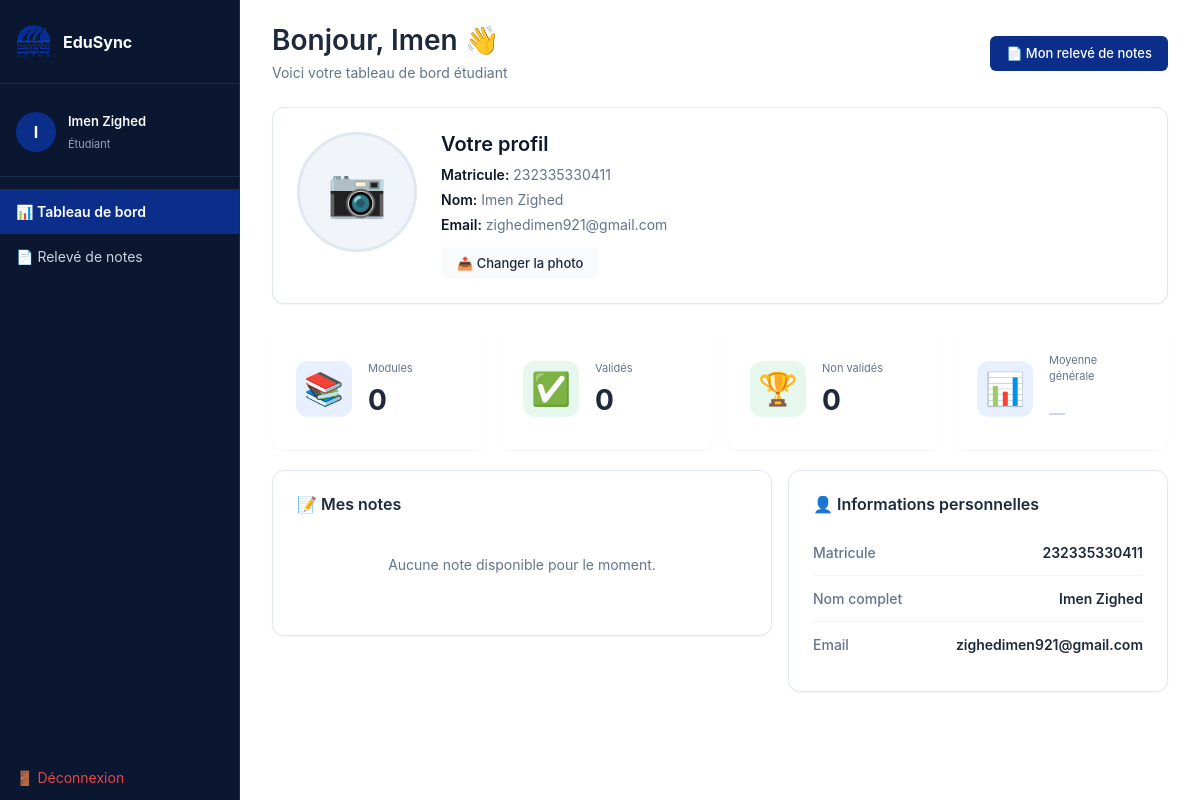
The page /student/dashboard.php (signed in) on the database its author committed.
### tables this page shows
CREATE TABLE IF NOT EXISTS students (
    id          INT AUTO_INCREMENT PRIMARY KEY,
    last_name             VARCHAR(80)  NOT NULL,
    first_name            VARCHAR(80)  NOT NULL,
    email                 VARCHAR(120) NOT NULL UNIQUE,
    profile_image         VARCHAR(255) DEFAULT NULL,
    student_number        VARCHAR(20)  NOT NULL UNIQUE,
    birth_date            DATE,
    password_hash         VARCHAR(255) NOT NULL,
    must_change_password  TINYINT(1)   NOT NULL DEFAULT 1,
    last_login            DATETIME DEFAULT NULL,
    last_activity         DATETIME DEFAULT NULL,
    is_active             TINYINT(1)   NOT NULL DEFAULT 1,
    created_at            TIMESTAMP    DEFAULT CURRENT_TIMESTAMP
);

### student/dashboard.php (the view, shortened to what this page needs)
<?php
require_once '../config/db.php';
$student_id = $_SESSION['user_id'];
$stmt = $pdo->prepare("
    SELECT id, student_number, first_name, last_name, email, profile_image
    FROM students
    WHERE id = ?
");
$stmt->execute([$student_id]);
$student = $stmt->fetch();
$stmt = $pdo->prepare("
    SELECT n.grade,
           m.title AS module_name, m.code, m.coefficient
    FROM notes n
    JOIN modules m ON n.module_id = m.id
    WHERE n.student_id = ?
    ORDER BY m.code ASC
");
$stmt->execute([$student_id]);
$notes = $stmt->fetchAll();
$average      = null;
$passed = count(array_filter($notes, fn($n) => $n['grade'] >= 10));
$failed = count($notes) - $passed;
require_once '../includes/student_header.php';
?>
<div class="student-page-header">
    <div>
        <h1>Bonjour, <?= htmlspecialchars($student['first_name']) ?> 👋</h1>
        <p>Voici votre tableau de bord étudiant</p>
    </div>
    <a href="releve.php" class="btn btn-primary">📄 Mon relevé de notes</a>
</div>
<div class="card student-profile-card">
    <div class="profile-content">
        <div class="profile-image-container">
            <div id="profile-image-container" class="profile-avatar">
                <?php if ($student['profile_image']): ?>
                    <img src="../assets/uploads/student_profiles/<?= htmlspecialchars($student['profile_image']) ?>" alt="Profil">
                <?php else: ?>
                    <span>📷</span>
                <?php endif; ?>
            </div>
        </div>
        <div class="profile-info">
            <h3>Votre profil</h3>
            <p>
                <strong>Matricule:</strong> <?= htmlspecialchars($student['student_number']) ?>
            </p>
            <p>
                <strong>Nom:</strong> <?= htmlspecialchars($student['first_name'] . ' ' . $student['last_name']) ?>
            </p>
            <p>
                <strong>Email:</strong> <?= htmlspecialchars($student['email']) ?>
            </p>
            <div class="profile-actions">
                <button onclick="document.getElementById('profile-image-input').click();" class="btn btn-secondary">
                    📤 Changer la photo
                </button>
            </div>
        </div>
    </div>
</div>
<div class="stats-grid">
    <div class="stat-card">
        <div class="stat-icon blue">📚</div>
        <div class="stat-info">
            <p>Modules</p>
            <h2><?= count($notes) ?></h2>
        </div>
    </div>
    <div class="stat-card">
        <div class="stat-icon green">✅</div>
        <div class="stat-info">
            <p>Validés</p>
            <h2><?= $passed ?></h2>
        </div>
    </div>
    <div class="stat-card">
        <div class="stat-icon <?= $failed > 0 ? 'coral' : 'green' ?>">
            <?= $failed > 0 ? '❌' : '🏆' ?>
        </div>
        <div class="stat-info">
            <p>Non validés</p>
            <h2><?= $failed ?></h2>
        </div>
    </div>
    <div class="stat-card">
        <div class="stat-icon <?= $average === null ? 'blue' : ($average >= 10 ? 'green' : 'coral') ?>">
            📊
        </div>
        <div class="stat-info">
            <p>Moyenne générale</p>
            <h2>
                <?php if ($average !== null): ?>
                    <?= $average ?><small class="text-md text-secondary">/20</small>
                <?php else: ?>
                    <span class="text-lg text-muted">—</span>
                <?php endif; ?>
            </h2>
        </div>
    </div>
</div>
<div class="dashboard-grid">
    <div class="card">
        <h3>📝 Mes notes</h3>
        <?php if (empty($notes)): ?>
            <p class="empty-state text-secondary mb-0">
                Aucune note disponible pour le moment.
            </p>
        <?php endif; ?>
    </div>
    <div class="card">
        <h3>👤 Informations personnelles</h3>
        <div class="info-list">
            <div class="info-row">
                <span class="info-label">Matricule</span>
                <span class="info-value">
                    <?= htmlspecialchars($student['student_number']) ?>
                </span>
            </div>
            <div class="info-row">
                <span class="info-label">Nom complet</span>
                <span class="info-value">
                    <?= htmlspecialchars($student['first_name'].' '.$student['last_name']) ?>
                </span>
            </div>
            <div class="info-row">
                <span class="info-label">Email</span>
                <span class="info-value">
                    <?= htmlspecialchars($student['email']) ?>
                </span>
            </div>
        </div>
    </div>
</div>
<?php require_once '../includes/student_footer.php'; ?>

### assets/css/colors.css (style rules this page uses)
:root { --primary: #3b82f6; --primary-light: #eff6ff; --success: #10b981; --success-dark: #166534; --success-light: #16a34a; --danger: #ef4444; --danger-dark: #991b1b; --warning: #f59e0b; --warning-light: #fbbf24; --info: #06b6d4; --dark: #0f172a; --gray-100: #f1f5f9; --gray-200: #e2e8f0; --gray-300: #cbd5e1; --gray-400: #94a3b8; --gray-500: #64748b; --gray-600: #475569; --light: #f8fafc; --online: #10b981; --offline: #cbd5e1; --offline-text: #475569; --never: #94a3b8; }

### assets/css/student.css (style rules this page uses)
.student-page-header { display: flex; justify-content: space-between; align-items: center; margin-bottom: 24px; }
.student-page-header h1 { margin: 0; font-size: 28px; }
.student-page-header p { margin: 4px 0 0; color: var(--gray-500); }
.student-profile-card { margin-bottom: 24px; }
.profile-content { display: flex; gap: 24px; align-items: start; }
.profile-image-container { flex-shrink: 0; }
.profile-avatar { width: 120px; height: 120px; border-radius: 50%; overflow: hidden; background: var(--gray-100); border: 3px solid var(--gray-200); display: flex; align-items: center; justify-content: center; font-size: 48px; }
.profile-info { flex: 1; }
.profile-info h3 { margin: 0 0 8px; font-size: 20px; color: var(--dark); }
.profile-info p { margin: 0 0 4px; color: var(--gray-500); font-size: 14px; }
.profile-info strong { color: var(--dark); font-weight: 600; }
.profile-actions { display: flex; gap: 8px; align-items: center; margin-top: 12px; }
.stats-grid { display: grid; grid-template-columns: repeat(auto-fit, minmax(160px, 1fr)); gap: 12px; margin-bottom: 20px; }

### assets/css/variables.css (style rules this page uses)
:root { --color-primary: #0A2E8A; --color-primary-dark: #08225a; --color-primary-light: #e8f0ff; --color-text: #1e293b; --color-text-secondary: #64748b; --color-text-tertiary: #94a3b8; --color-bg-white: #fff; --color-bg-secondary: #f8fafc; --color-bg-dark: #0f172a; --color-border: #d1d5db; --color-border-light: #e2e8f0; --color-green: #10b981; --color-green-light: #e6f7ee; --color-amber: #f59e0b; --color-amber-light: #fef3e0; --color-red: #ef4444; --color-red-light: #fee2e2; --color-purple: #8b5cf6; --color-purple-light: #ede9fe; --color-coral: #ff6b6b; --color-coral-light: #ffe0e0; --shadow-sm: 0 1px 2px rgba(0, 0, 0, 0.05); --shadow-md: 0 4px 6px rgba(0, 0, 0, 0.1); --shadow-lg: 0 10px 40px rgba(0, 0, 0, 0.2); --radius-md: 6px; --radius-lg: 12px; --font-family: -apple-system, BlinkMacSystemFont, "Segoe UI", Roboto, "Helvetica Neue", Arial, sans-serif; --font-size-xs: 11px; --font-size-sm: 12px; --font-size-base: 13px; --font-size-md: 14px; --font-size-lg: 16px; --font-size-xl: 18px; --font-size-2xl: 24px; --font-size-3xl: 28px; --spacing-xs: 4px; --spacing-sm: 8px; --spacing-md: 12px; --spacing-lg: 16px; --spacing-xl: 20px; --spacing-2xl: 24px; --spacing-3xl: 32px; --transition-fast: 0.15s ease; --transition-normal: 0.3s ease; --transition-slow: 0.6s ease; --sidebar-width: 240px; --navbar-height: 62px; --max-content-width: 1040px; }

### assets/css/global.css (style rules this page uses)
* { margin: 0; padding: 0; box-sizing: border-box; }
html { scroll-behavior: smooth; }
body { font-family: var(--font-family); font-size: var(--font-size-md); color: var(--color-text); background: var(--color-bg-white); line-height: 1.5; }
h1, h2, h3, h4, h5, h6 { font-weight: 600; line-height: 1.2; }
h1 { font-size: var(--font-size-3xl); }
h2 { font-size: var(--font-size-2xl); }
h3 { font-size: var(--font-size-lg); }
p { margin-bottom: var(--spacing-md); }
a { color: inherit; text-decoration: none; transition: color var(--transition-fast); }

### assets/css/pages.css (style rules this page uses)
.stats-grid { display: grid; grid-template-columns: repeat(auto-fit, minmax(200px, 1fr)); gap: var(--spacing-lg); margin-bottom: var(--spacing-2xl); }
.dashboard-grid { display: grid; grid-template-columns: 1fr 380px; gap: var(--spacing-lg); align-items: start; }

### rows shown on the page
students: first_name "Imen", student_number "232335330411", first_name+last_name "Imen Zighed", email "zighedimen921@gmail.com"

### other values the page prints
substr($_SESSION['user_name'], 0, 1) "I"
$_SESSION['user_name'] "Imen Zighed"
count($notes) "0"
$passed "0"
$failed "0"
